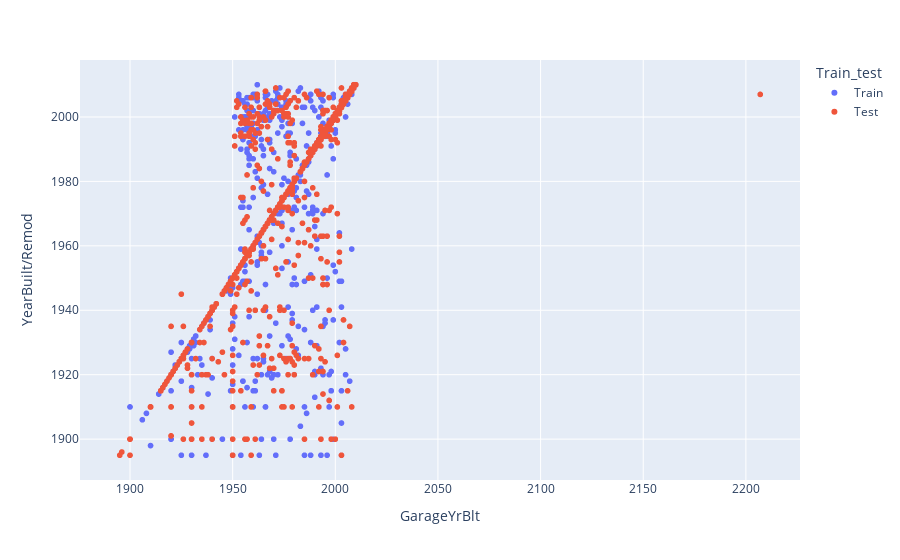

This figure's notebook cell:
### Code cell
px.scatter(df, x="GarageYrBlt", y="YearBuilt/Remod", color="Train_test")

### Figure 1 — Plotly figure (JSON) as saved in the notebook; plotly's stock layout.template omitted (floating-point values rounded to 4 significant figures; data arrays with more than 128 entries replaced by an {"elided": "..."} marker saying what was removed)
{"data": [{"hovertemplate": "Train_test=Train<br>GarageYrBlt=%{x}<br>YearBuilt/Remod=%{y}<extra></extra>", "legendgroup": "Train", "marker": {"color": "#636efa", "symbol": "circle"}, "mode": "markers", "name": "Train", "showlegend": true, "type": "scattergl", "x": {"elided": "1459 int values"}, "xaxis": "x", "y": {"elided": "1459 int values"}, "yaxis": "y"}, {"hovertemplate": "Train_test=Test<br>GarageYrBlt=%{x}<br>YearBuilt/Remod=%{y}<extra></extra>", "legendgroup": "Test", "marker": {"color": "#EF553B", "symbol": "circle"}, "mode": "markers", "name": "Test", "showlegend": true, "type": "scattergl", "x": {"elided": "1459 int values"}, "xaxis": "x", "y": {"elided": "1459 int values"}, "yaxis": "y"}], "layout": {"legend": {"title": {"text": "Train_test"}, "tracegroupgap": 0}, "margin": {"t": 60}, "xaxis": {"anchor": "y", "domain": [0, 1], "title": {"text": "GarageYrBlt"}}, "yaxis": {"anchor": "x", "domain": [0, 1], "title": {"text": "YearBuilt/Remod"}}}}
